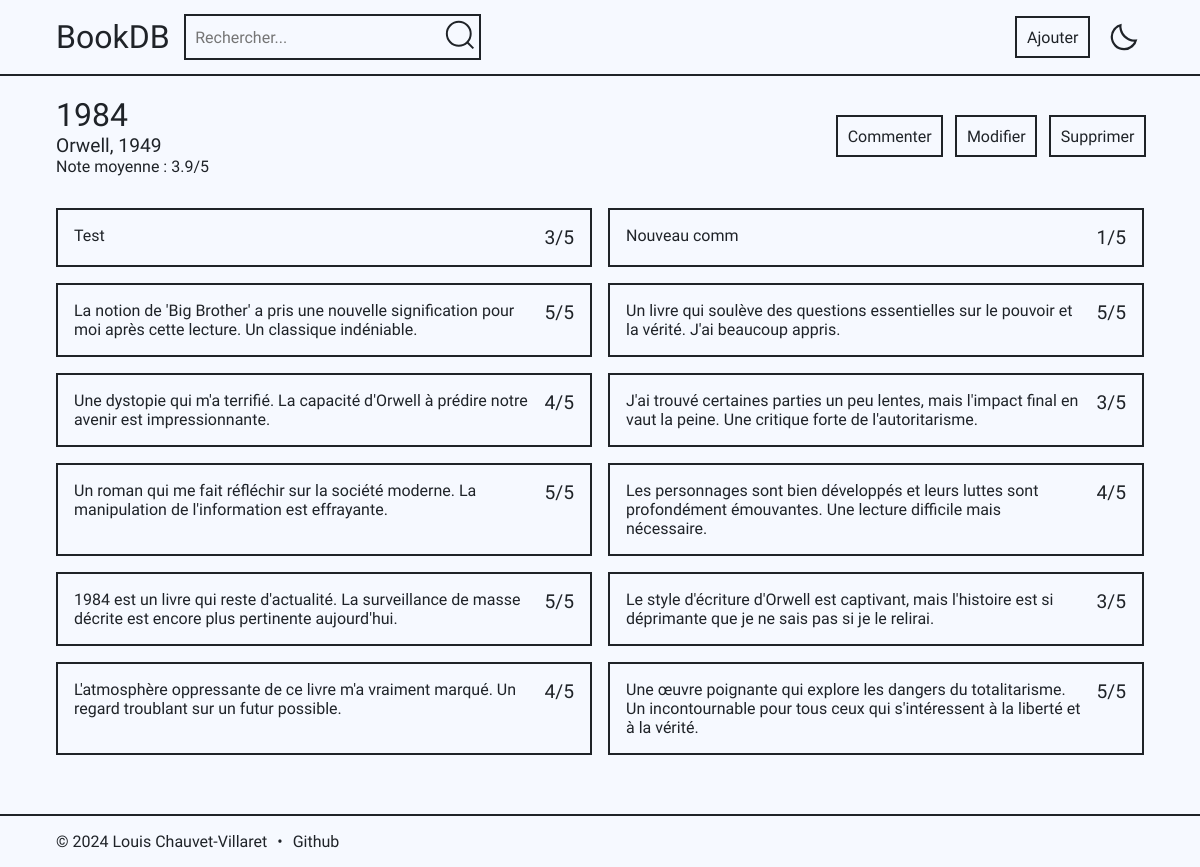
Page /livre?id=1 on the earlier database version.
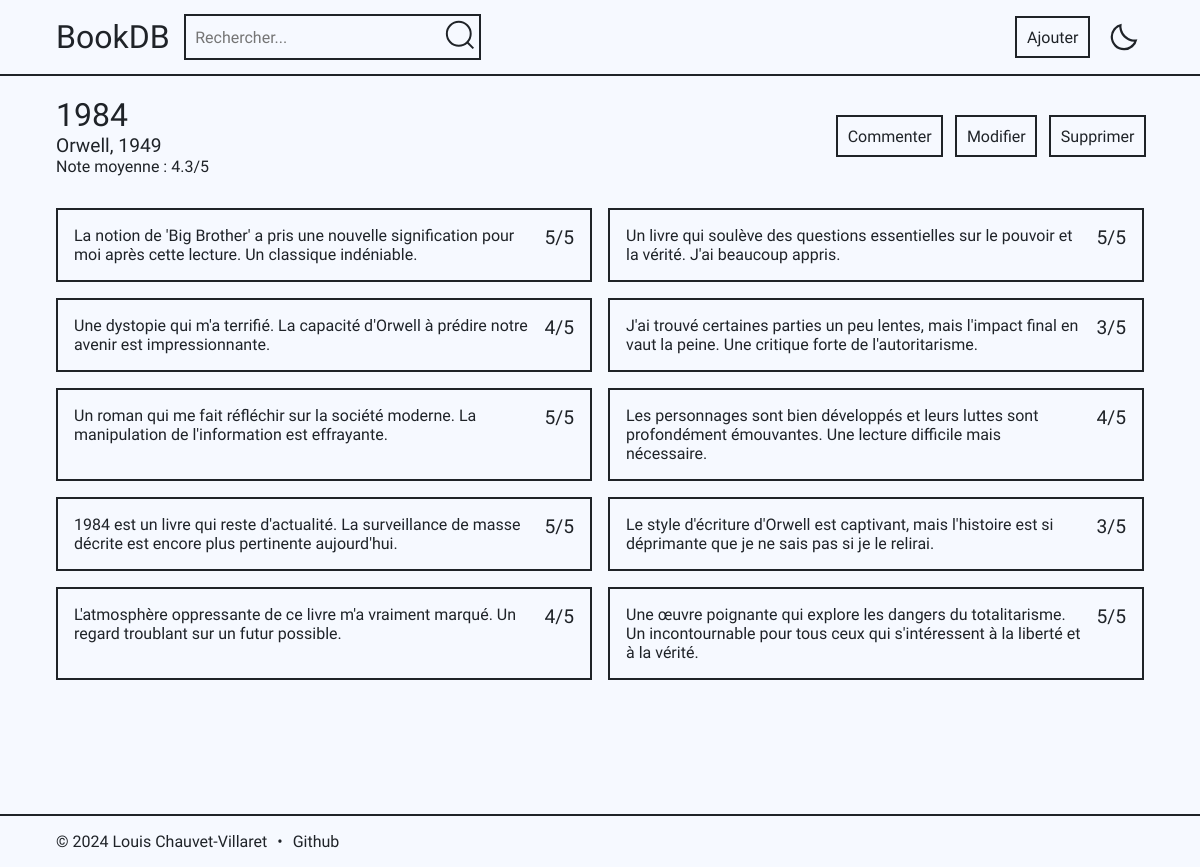
Same page on the later database version.
### tables this page shows
CREATE TABLE books (
                        id     INTEGER
                            primary key autoincrement,
                        title  TEXT    not null,
                        author TEXT    not null,
                        year   INTEGER not null
                    );

CREATE TABLE comments (
                        id      INTEGER
                            primary key autoincrement,
                        book_id INTEGER
                            references books
                                on delete cascade,
                        comment TEXT    not null,
                        rating  INTEGER not null,
                        check (rating >= 1 AND rating <= 5)
                    );

### app.py (the view)
@app.route('/livre')
def livre():
    book_id = request.args.get('id')
    data = execute_query("SELECT * FROM books WHERE id=?", [book_id], fetchone=True)
    if data:
        comments = execute_query("SELECT comment, rating FROM comments WHERE book_id=? ORDER BY id DESC", [book_id], )
        if comments:
            average = round(
                execute_query("SELECT AVG(rating) FROM comments WHERE book_id=?", [book_id], fetchone=True)[0], 1)
            return render_template('livre.html', data=data, comments=comments, average=average)
        else:
            return render_template('livre.html', data=data)
    else:
        return redirect("/recherche", 303)

### app.py (called while the page is built)
def execute_query(query, params=(), fetchone=False, commit=False):
    conn = sqlite3.connect('books.db')
    conn.row_factory = sqlite3.Row
    cur = conn.cursor()
    try:
        cur.execute(query, params)
        if commit:
            conn.commit()
            return cur
        if fetchone:
            result = cur.fetchone()
        else:
            result = cur.fetchall()
    finally:
        cur.close()
        conn.close()
    return result

### templates/livre.html (shortened to what this page needs)
{% extends 'base.html' %}
{% block content %}
    <div class="flex space">
        <div>
            <h1>{{ data['title'] }}</h1>
            <p class="rate">{{ data['author'] }}, {{ data['year'] }}</p>
            {% if comments %}
                <p>Note moyenne : {{ average }}/5</p>
            {% endif %}
        </div>
        <div class="flex">
            <button class="hover" onclick="document.getElementById('comment').style.display = 'flex'">Commenter</button>
            <button class="hover" onclick="document.getElementById('modify').style.display = 'flex'">Modifier</button>
            <button class="hover" onclick="document.getElementById('delete').style.display = 'flex'">Supprimer</button>
        </div>
    </div>
    {% if comments %}
        <div class="grid-comment top">
            {% for comment in comments %}
                <div class="box space">
                    <p class="comment">{{ comment[0] }}</p>
                    <p class="rate">{{ comment[1] }}/5</p>
                </div>
            {% endfor %}
        </div>
    {% endif %}
{% endblock %}

### templates/base.html (shortened to what this page needs)
<!DOCTYPE html>
<html lang="fr" data-bs-theme="light">
<head>
    <link rel="stylesheet" href="{{ url_for('static', filename='style.css') }}">
</head>
<body>
<header>
    <nav class="container">
        <div class="flex space">
            <div class="flex">
                <a class="title" href="/">BookDB</a>
                <form class="flex hover" action="{{ url_for('recherche') }}" method="post">
                    <label>
                        <input autocomplete="off" type="text" name="query" placeholder="Rechercher..."
                               {% if result %}value="{{ result }}"{% endif %}>
                    </label>
                    <button type="submit">
                    </button>
                </form>
            </div>
            <div class="flex">
                <button class="hover button" onclick="document.getElementById('add').style.display = 'flex'">
                    Ajouter
                </button>
                <div id="iconContainer" class="flex cursor">
                </div>
            </div>
        </div>
    </nav>
</header>
<main class="container">
    <div class="content">
        {% block content %}{% endblock %}
    </div>
</main>
<footer class="flex">
    <div class="container">
        <p>&copy; 2024 Louis Chauvet-Villaret</p>
        &bullet;<a href="https://github.com/loulou64490/BooksDB">Github</a>
    </div>
</footer>
</body>
</html>

### static/style.css (style rules this page uses)
:root { --primary: 31,35,40; --bg2: 229, 236, 255; --bg: 246, 249, 255; }
* { margin: 0; padding: 0; box-sizing: border-box; user-select: none; font-family: "Onest", system-ui; }
body, html { overflow-x: hidden; scroll-behavior: smooth; font-optical-sizing: auto; font-style: normal; background: rgb(var(--bg)); color: rgb(var(--primary)); cursor: auto; visibility: hidden; }
.top { margin-top: 2rem; }
.container { max-width: 70rem; margin: 0 auto; padding: 1rem; }
.cursor { cursor: pointer; }
.theme-icon { height: 2rem; }
a { text-decoration: none; color: rgb(var(--primary)); }
.flex { display: flex; align-items: center; gap: 1rem; }
*:focus, .hover { outline: 2px solid rgb(var(--primary)); }
header { position: fixed; top: 0; left: 0; right: 0; z-index: 1000; background: rgb(var(--bg)); box-shadow: 0 2px 0 rgb(var(--primary)); }
header .title { font-size: 2rem; display: flex; align-items: center; }
input, textarea { background: none; padding: 0.6rem; font-size: 1rem; border: none; color: rgb(var(--primary)); }
button svg { height: 2rem; width: auto; }
#iconContainer svg { fill: rgb(var(--primary)); }
.content { width: 100%; margin-top: 5rem; min-height: calc(100vh - 6rem); }
main h1 { font-size: 2rem; font-weight: normal; }
button { background: none; border: none; cursor: pointer; color: rgb(var(--primary)); font-size: 1rem; padding: 0.6rem; }
header button { padding: 0.2rem; }
.button { padding: 0.6rem; }
footer { width: 100%; box-shadow: 0 -2px 0 rgb(var(--primary)); }
footer div { width: 100%; display: flex; align-items: center; gap: 10px; }
.grid-comment { display: grid; grid-template-columns: 1fr 1fr; gap: 1rem; }
.box { padding: 1rem; border: 2px solid rgb(var(--primary)); display: flex; gap: 1rem; }
.rate { font-size: 1.2rem; }
.space { justify-content: space-between; }

Differences in the rows shown:
removed comments: comment "Test", rating "3"
removed comments: comment "Nouveau comm", rating "1"
Other differences:
{{ average }}: "3.9" → "4.3"
